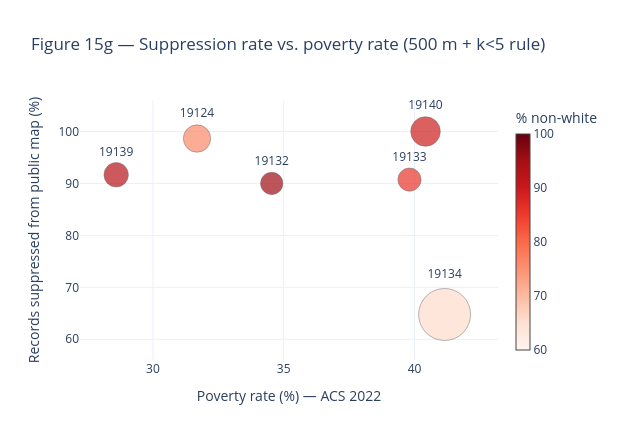

Source (notebook cell):
### Markdown cell above
**Figure 15f.** Racial and ethnic composition of each ZIP code (ACS 2022
5-year estimates). Census Hispanic origin and race categories overlap —
some individuals who identify as Hispanic also appear in the Black or White
race categories — so bars do not sum to 100 %. Poverty rate (% below the
federal poverty line) is annotated on the right. All six ZIPs are
majority-minority communities with poverty rates between 28 % and 40 %,
more than twice the national average of 12.4 %.

### Code cell
# Figure 15g — Suppression rate vs. poverty rate (scatter)
fig_15g = go.Figure(go.Scatter(
    x=acs["pct_poverty"],
    y=acs["suppression_pct"],
    mode="markers+text",
    text=acs["zip_code"],
    textposition="top center",
    marker=dict(
        size=(acs["n_deaths"] / acs["n_deaths"].max() * 40 + 12).tolist(),
        color=acs["pct_minority"].tolist(),
        colorscale="Reds",
        cmin=60, cmax=100,
        showscale=True,
        colorbar=dict(title="% non-white", thickness=14),
        line=dict(color="#333", width=0.5),
    ),
    hovertemplate=(
        "<b>ZIP %{text}</b><br>"
        "Poverty: %{x:.1f}%<br>"
        "Suppressed: %{y:.1f}%<br>"
        "<extra></extra>"
    ),
))
fig_15g.update_layout(
    title="Figure 15g — Suppression rate vs. poverty rate (500 m + k<5 rule)",
    xaxis_title="Poverty rate (%) — ACS 2022",
    yaxis_title="Records suppressed from public map (%)",
    template="plotly_white", height=440, width=620,
)
fig_15g.show()

### Figure 1 — Plotly figure (JSON) as saved in the notebook; plotly's stock layout.template omitted (floating-point values rounded to 4 significant figures)
{"data": [{"hovertemplate": "<b>ZIP %{text}</b><br>Poverty: %{x:.1f}%<br>Suppressed: %{y:.1f}%<br><extra></extra>", "marker": {"cmax": 100, "cmin": 60, "color": [76.13, 95.46, 85.86, 65.61, 92.81, 89.31], "colorbar": {"thickness": 14, "title": {"text": "% non-white"}}, "colorscale": [[0.0, "rgb(255,245,240)"], [0.125, "rgb(254,224,210)"], [0.25, "rgb(252,187,161)"], [0.375, "rgb(252,146,114)"], [0.5, "rgb(251,106,74)"], [0.625, "rgb(239,59,44)"], [0.75, "rgb(203,24,29)"], [0.875, "rgb(165,15,21)"], [1.0, "rgb(103,0,13)"]], "line": {"color": "#333", "width": 0.5}, "showscale": true, "size": [27.34, 22.36, 23.19, 52.0, 24.44, 29.62]}, "mode": "markers+text", "text": ["19124", "19132", "19133", "19134", "19139", "19140"], "textposition": "top center", "type": "scatter", "x": [31.69, 34.54, 39.81, 41.15, 28.6, 40.42], "y": [98.65, 90.0, 90.74, 64.77, 91.67, 100.0]}], "layout": {"height": 440, "title": {"text": "Figure 15g — Suppression rate vs. poverty rate (500 m + k<5 rule)"}, "width": 620, "xaxis": {"title": {"text": "Poverty rate (%) — ACS 2022"}}, "yaxis": {"title": {"text": "Records suppressed from public map (%)"}}}}
